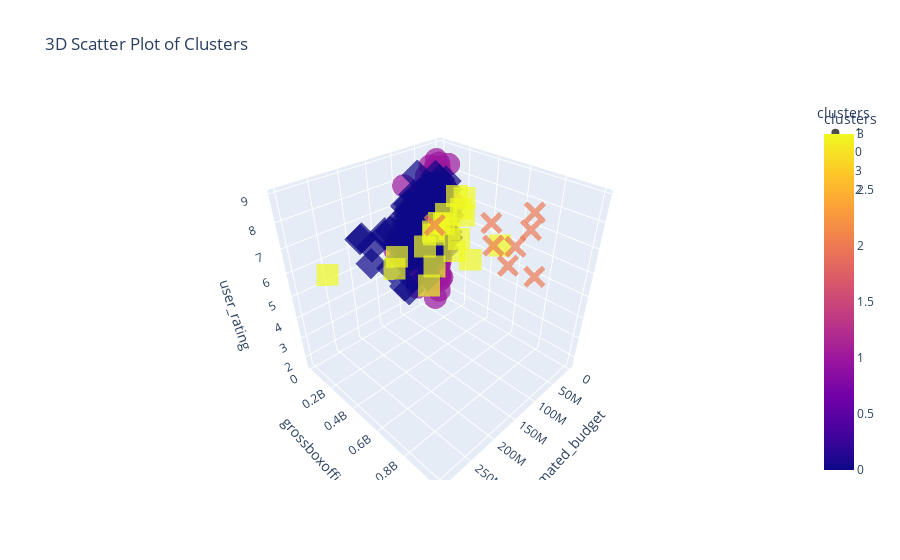

Source (notebook cell):
### Code cell
import plotly.express as px

# Assuming df is your DataFrame with the specified columns

fig = px.scatter_3d(df, x='estmated_budget', y='grossboxoffice', z='user_rating', color='clusters',
                    symbol='clusters', opacity=0.7, size_max=10,
                    title='3D Scatter Plot of Clusters', color_discrete_sequence=px.colors.qualitative.Set1)
fig.show()
fig.write_html("3d_scatter_plot.html")
